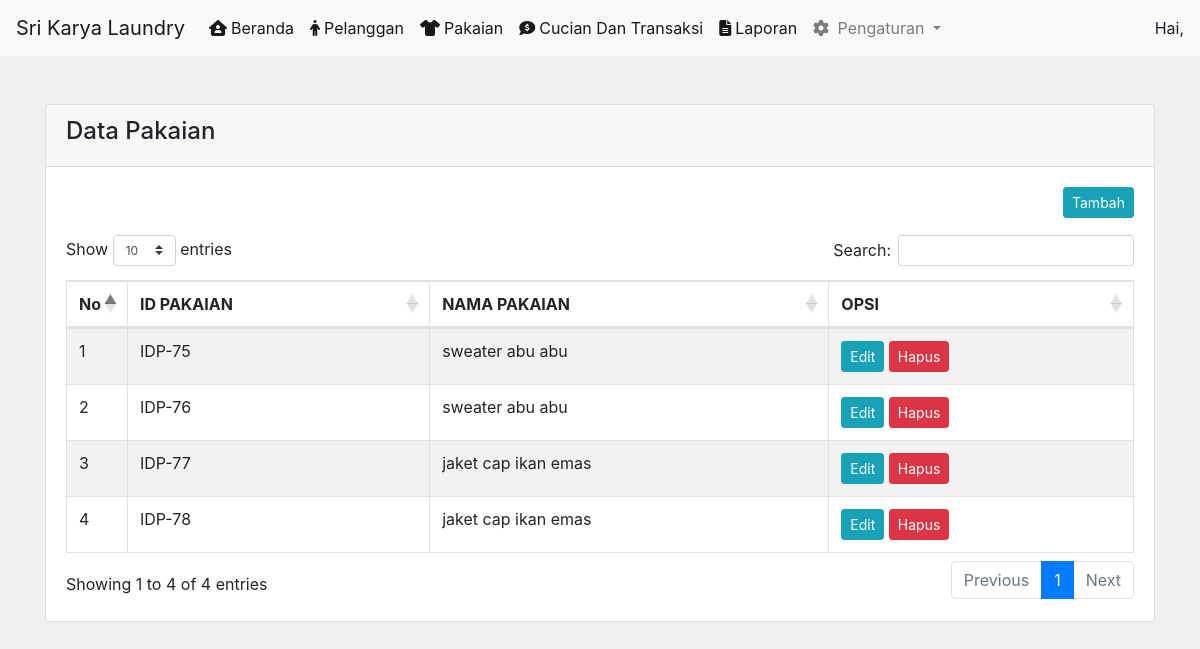
The app's page /admin/pakaiansatuan.php with its own data.
### tables this page shows
CREATE TABLE `pakaian` (
  `pakaian_id` int(11) NOT NULL,
  `pakaian_transaksi` int(11) NOT NULL,
  `pakaian_jenis` varchar(255) NOT NULL,
  `pakaian_jumlah` int(11) NOT NULL
);

### admin/pakaiansatuan.php (the view)
<?php include 'header.php';?>
<div class="container">
    <div class="card">
        <div class="card-header">
            <h4>Data Pakaian </h4>
        </div>
        <div class="card-body">
            <a href="add_pakaiansatuan.php" class="btn btn-sm btn-info float-lg-right">Tambah</a>
            <br>
            <br>
            <table id="data-tabel" class="table table-bordered table-striped">
                <thead>
                <tr>
                    <th width="1%">No</th>
                    <th>ID PAKAIAN</th>
                    <th>NAMA PAKAIAN </th>
                    <th>OPSI</th>
                </tr>
                 </thead>
                  <tbody>
                <?php
                include '../koneksi.php';
                $query = mysqli_query($koneksi, 'select * from pakaian');
                $result = mysqli_fetch_all($query);
                $counter = 1;
                foreach ($result as $item) {
                ?>
                <tr>
                    <td><?php echo $counter;?></td>
                    <td><?php echo "IDP-".$item[0];?></td>
                    <td><?php echo $item[2];?></td>
                    <td c>
                        <a href="edit_pakaiansatuan.php?id=<?php echo $item[0];?>" class="btn btn-sm btn-info">Edit</a>
                        <a href="setting/pakaiansatuan_hapus.php?id=<?php echo $item[0];?>" class="btn btn-sm btn-danger" onclick="return confirm('Apakah Anda Yakin Untuk Menghapus Data Ini?')">Hapus</a>
                    </td>
                </tr>
                <?php
                    $counter++;
                }
                ?>
            </tbody>
            </table>
        </div>
    </div>
</div>
<?php include 'footer.php'; ?>

### records on screen
pakaian: pakaian_id "75", pakaian_jenis "sweater abu abu"
pakaian: pakaian_id "76", pakaian_jenis "sweater abu abu"
pakaian: pakaian_id "77", pakaian_jenis "jaket cap ikan emas"
pakaian: pakaian_id "78", pakaian_jenis "jaket cap ikan emas"
